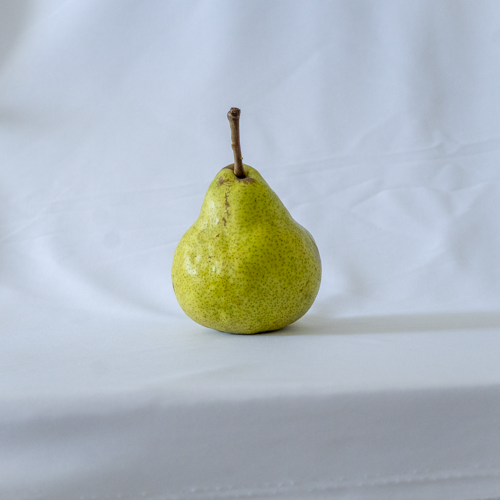
#> input picture imagem2.png, 500 x 500 px
$ python detailenhancing.py
#> lines starting #> are read from the running program, lines starting #| are printed output that depends on the picture
import cv2
import numpy as np
import matplotlib.pyplot as plt
from scipy.interpolate import UnivariateSpline

def applyDetailEnhancing(image, display=True):
    output_image = cv2.detailEnhance(image, sigma_s=5, sigma_r=0.05)

    if display:
        plt.figure(figsize=[5, 5])
        plt.subplot(121)
        plt.imshow(image[:, :, ::-1])
        plt.title("Imagem Original")
        plt.axis('off')

        plt.subplot(122)
        plt.imshow(output_image[:, :, ::-1])
        plt.title("Imagem com detalhes realçados")
        plt.axis('off')

        plt.show()
    else:
        return output_image

image = cv2.imread("imagem2.png")
#> image is the input picture: shape (500, 500, 3); mean B, G, R 191.9, 186.3, 177
applyDetailEnhancing(image)
#> in applyDetailEnhancing, `plt.show()`:
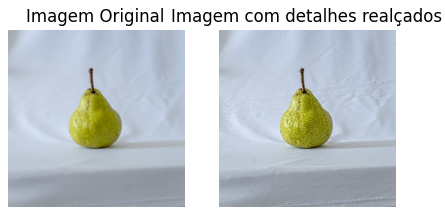
#> figure drawn by matplotlib, 2 panels

$ run again, with imagem3.png copied over imagem2.png
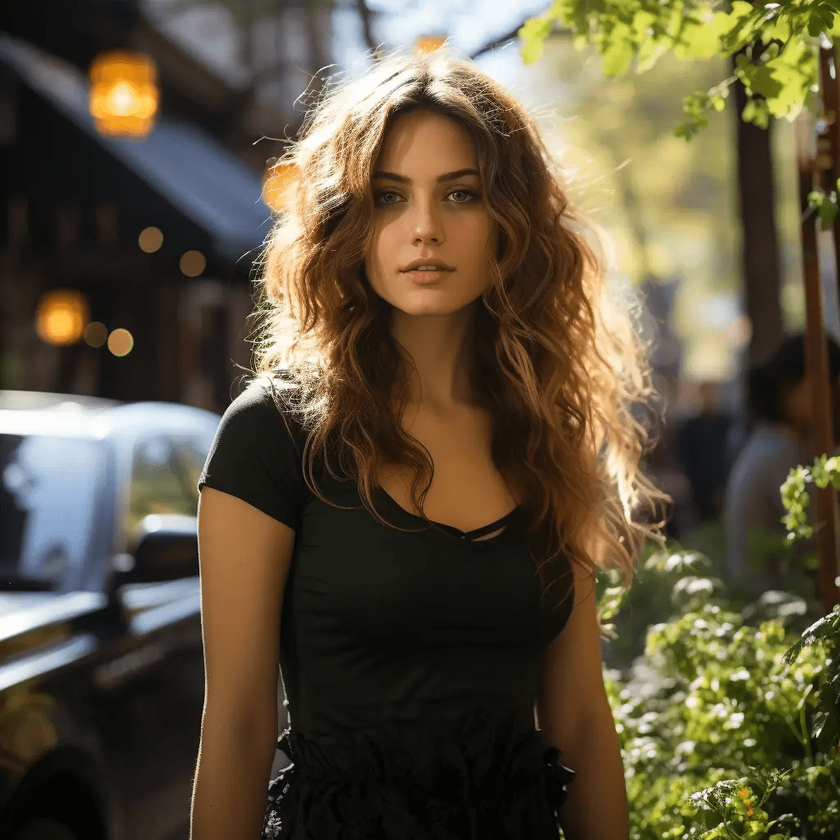
#> input picture imagem3.png, 840 x 840 px, shrunk from 1024 x 1024 before the run
#> image is the input picture: shape (840, 840, 3); mean B, G, R 61.6, 83.1, 93.7
#> in applyDetailEnhancing, `plt.show()`:
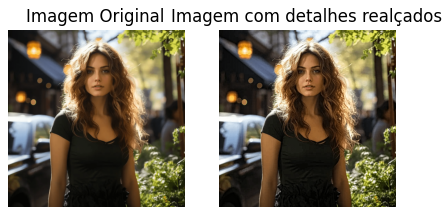
#> figure drawn by matplotlib, 2 panels

$ run again, with imagem.png copied over imagem2.png
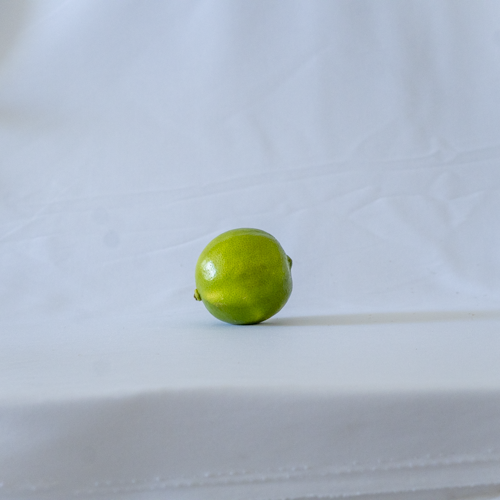
#> input picture imagem.png, 500 x 500 px
#> image is the input picture: shape (500, 500, 3); mean B, G, R 198.2, 186.2, 175.6
#> in applyDetailEnhancing, `plt.show()`:
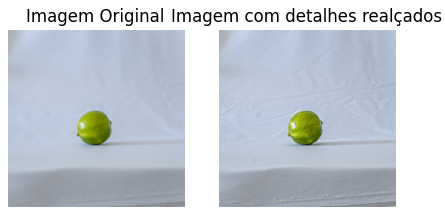
#> figure drawn by matplotlib, 2 panels
